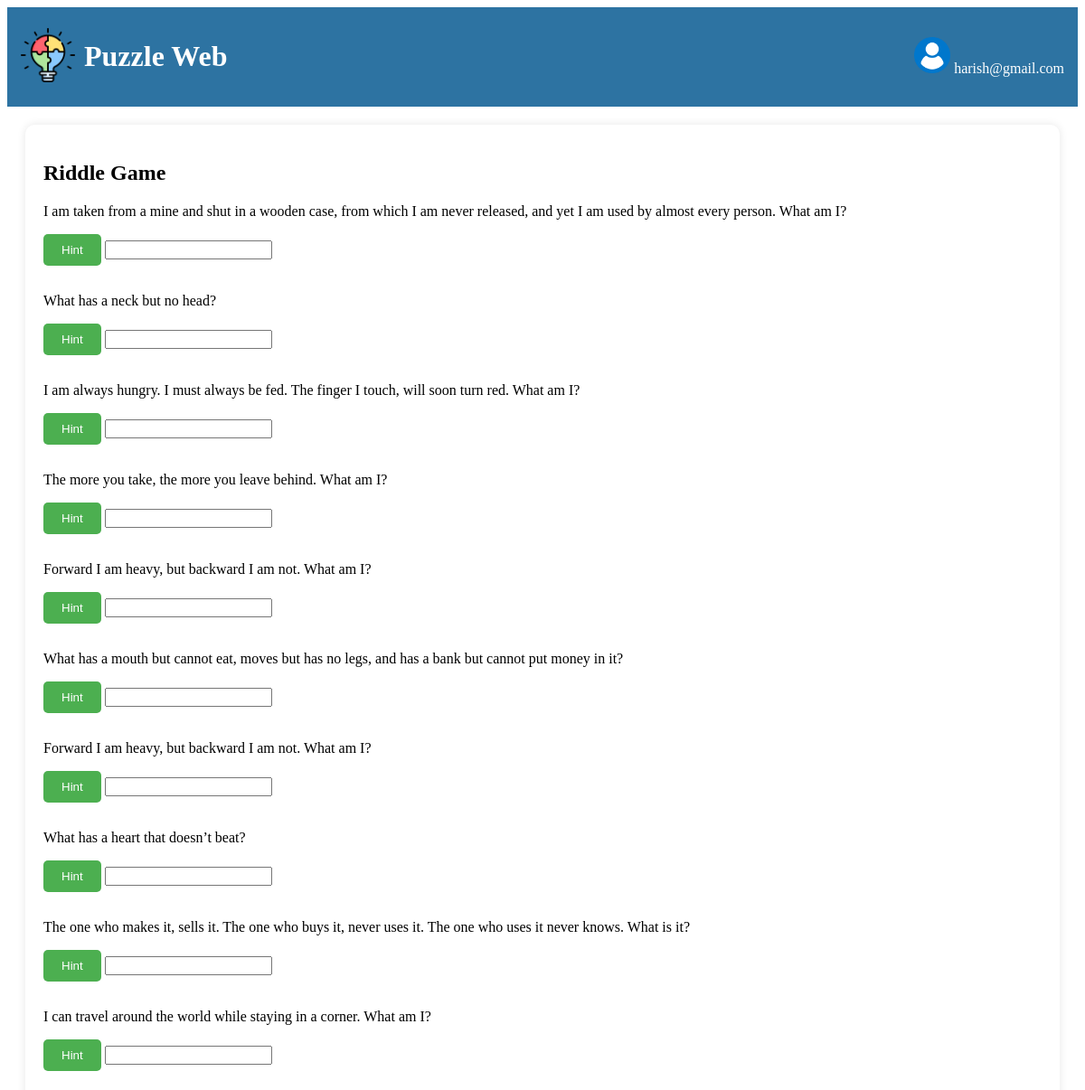
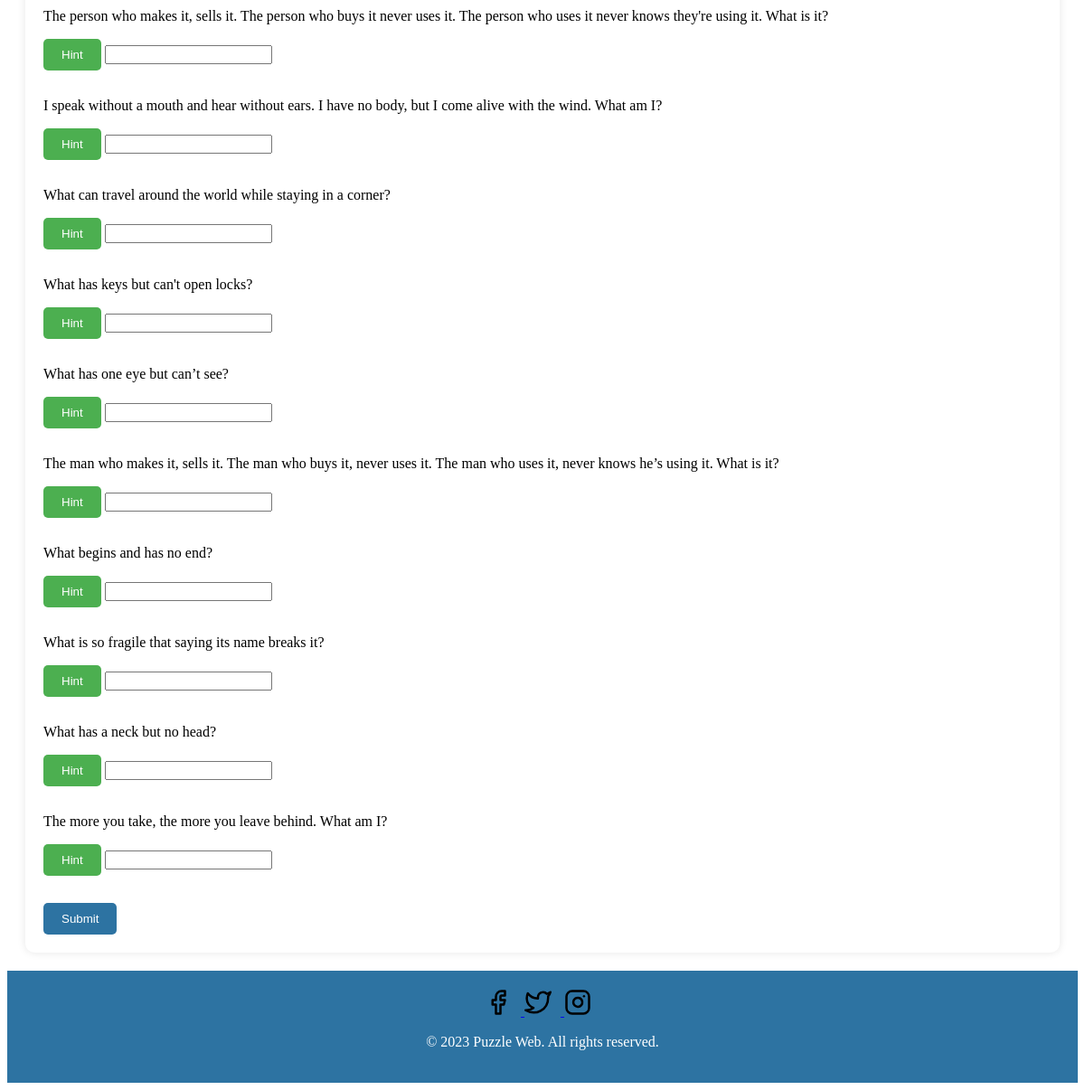
The page /riddle.php (signed in) on the database its author committed (2 pictures, top to bottom).
### tables this page shows
CREATE TABLE `riddles` (
  `id` int(11) NOT NULL,
  `question` varchar(1000) NOT NULL,
  `correct_answer` varchar(1000) NOT NULL,
  `hint` varchar(1000) NOT NULL
);

### riddle.php (the view, shortened to what this page needs)
<?php
$userName = $_SESSION['email'];
?>
<!DOCTYPE html>
<html lang="en">
<head>
    <link rel="stylesheet" href="riddlestyles.css">
</head>
<body>
    <div class="header">
        <div class="title-section">
            <div class="logo">
                <img src="logo.png" alt="Puzzle Web Logo">
            </div>
            <h1>Puzzle Web</h1>
        </div>
        <div class="user-profile">
            <img src="user.png" alt="Profile Picture">
            <span class="username"><?php echo htmlspecialchars($userName); ?></span>
        </div>
    </div>
    <div class="main-content">
        <div class="container">
            <h2>Riddle Game</h2>
            <form method="post" action="process_answers.php">
            <?php
            include("db_connection.php");
            $query = "SELECT DISTINCT id, question, hint FROM riddles ORDER BY RAND() LIMIT 20;";
            $result = mysqli_query($conn, $query);
            $questionsArray = [];
            while ($row = mysqli_fetch_assoc($result)) {
                $questionsArray[] = $row;
            }
            if (!empty($questionsArray)) {
                foreach ($questionsArray as $index => $questionData) {
            ?>
            <div class="question">
                        <p><?php echo htmlspecialchars($questionData['question']); ?></p>
                        <button type="button" class="hint-button" data-hint="<?php echo htmlspecialchars($questionData['hint']); ?>">Hint</button>
                        <input type="text" name="answers[]">
                    </div>
            <?php
                }
            } else {
                echo "<p>No questions available at the moment.</p>";
            }
            ?>
            <button type="submit" id="submitButton">Submit</button>
        </form>
        </div>
    </div>
    <div class="footer">
        <a href="https://www.facebook.com/YourFacebookPage" class="social-icon">
            <img src="facebook.svg" alt="Facebook Icon">
        </a>
        <a href="https://twitter.com/YourTwitterProfile" class="social-icon">
            <img src="twitter.svg" alt="Twitter Icon">
        </a>
        <a href="https://www.instagram.com/YourInstagramProfile" class="social-icon">
            <img src="instagram.svg" alt="Instagram Icon">
        </a>
        <p>&copy; <?php echo date("Y"); ?> Puzzle Web. All rights reserved.</p>
    </div>
</body>
</html>

### riddlestyles.css (style rules this page uses)
.header { display: flex; justify-content: space-between; align-items: center; background-color: #2d73a2; padding: 15px; color: #fff; }
.title-section { display: flex; align-items: center; }
.logo { margin-right: 10px; }
.logo img { width: 60px; height: auto; }
.user-profile { position: relative; cursor: pointer; }
.user-profile img { width: 40px; height: 40px; border-radius: 30%; }
.main-content { margin: 20px; background-color: white; padding: 20px; border-radius: 10px; box-shadow: 0 0 10px rgba(0, 0, 0, 0.1); }
.question { margin-bottom: 20px; }
.hint-button { background-color: #4caf50; color: white; border: none; padding: 10px 20px; cursor: pointer; border-radius: 5px; margin-bottom: 10px; }
button[type="submit"] { background-color: #2d73a2; color: white; border: none; padding: 10px 20px; cursor: pointer; border-radius: 5px; }
.footer { text-align: center; color: #fff; padding: 20px; background-color:#2d73a2; }
.social-icon img { width: 30px; margin-right: 10px; }

### rows shown on the page
riddles: question "I am taken from a mine and shut in a wooden case, from which I am never released, and yet I am used by almost every person. What am I?"
riddles: question "What has a neck but no head?"
riddles: question "I am always hungry. I must always be fed. The finger I touch, will soon turn red. What am I?"
riddles: question "The more you take, the more you leave behind. What am I?"
riddles: question "Forward I am heavy, but backward I am not. What am I?"
riddles: question "What has a mouth but cannot eat, moves but has no legs, and has a bank but cannot put money in it?"
riddles: question "Forward I am heavy, but backward I am not. What am I?"
riddles: question "What has a heart that doesn’t beat?"
riddles: question "The one who makes it, sells it. The one who buys it, never uses it. The one who uses it never knows. What is it?"
riddles: question "I can travel around the world while staying in a corner. What am I?"
riddles: question "The person who makes it, sells it. The person who buys it never uses it. The person who uses it never knows they're using it. What is it?"
riddles: question "I speak without a mouth and hear without ears. I have no body, but I come alive with the wind. What am I?"
riddles: question "What can travel around the world while staying in a corner?"
riddles: question "What has keys but can't open locks?"
riddles: question "What has one eye but can’t see?"
riddles: question "The man who makes it, sells it. The man who buys it, never uses it. The man who uses it, never knows he’s using it. What is it?"
riddles: question "What begins and has no end?"
riddles: question "What is so fragile that saying its name breaks it?"
riddles: question "What has a neck but no head?"
riddles: question "The more you take, the more you leave behind. What am I?"

### other values the page prints
$userName "harish@gmail.com"
